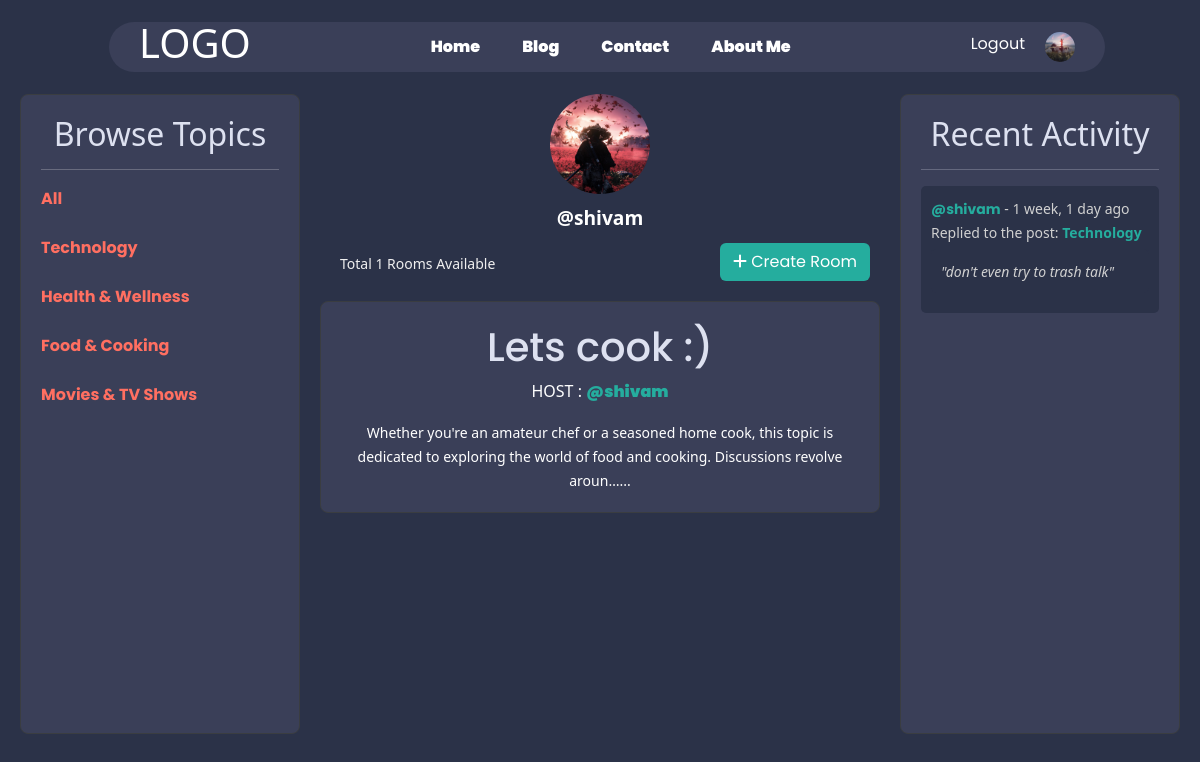
Page /user-profile/2/ on the committed database.
### base/models.py (models this page shows, shortened)
class Topic(models.Model):
    name = models.CharField(max_length=200)
    def __str__(self):
        return str(self.name)

class Room(models.Model):
    host = models.ForeignKey(User, on_delete=models.SET_NULL, null=True) # if the user is deleted, set the host to null
    topic = models.ForeignKey(Topic, on_delete=models.SET_NULL, null=True)
    name = models.CharField(max_length=200)
    participants = models.ManyToManyField(User, related_name='participants', blank=True) # many to many field for participants and related_name='participants' to access the participants of a room
    description = models.TextField(null=True, blank=True)
    updated = models.DateTimeField(auto_now=True)
    created = models.DateTimeField(auto_now_add=True)
    class Meta:
        ordering = ['-updated', '-created']

class Messages(models.Model):
    user = models.ForeignKey(User, on_delete=models.CASCADE)
    room = models.ForeignKey(Room, on_delete=models.CASCADE)
    body = models.TextField()
    updated = models.DateTimeField(auto_now=True)
    created = models.DateTimeField(auto_now_add=True)
    class Meta:
        ordering = ['-updated', '-created']

### base/views.py (the view)
# urls.py: path('user-profile/<str:pk>/', views.userProfile, name="user-profile"),
def userProfile(request, pk):
    user = get_object_or_404(User, pk=pk)
    room = user.room_set.all()
    room_messages = user.messages_set.all() # We used the message_set to get all messages from the user
    topics = Topic.objects.all()
    room_count = room.count()
    context = {"user":user, "rooms":room, "room_messages":room_messages, "topics":topics, "room_count":room_count}
    return render(request, 'base/profile.html', context)

### base/templates/base/profile.html (shortened to what this page needs)
{% extends "main.html" %}
{% load static %}
{% block content %}
<div class="profile-container">
    {% include "base/components/topics_component.html" %}
    <div class="profile-picture">
        <img src="{% static 'images/got1.jpeg' %}" alt="Profile Picture">
        <div class="username">@{{user}}</div>
        {% include "base/components/room_component.html" %}
    </div>
    {% include "base/components/activity_component.html" %}
</div>
{% endblock %}

### base/templates/base/components/topics_component.html (shortened to what this page needs)
<div class="browseTopics">
    <h2>Browse Topics</h2>
    <hr>
    <div>
        <a href="{% url 'roomDisplay' %}">All</a><br><br>
    </div>
    {% for topic in topics %}
    <div>
        <a href="{% url 'roomDisplay' %}?q={{ topic.name }}">{{ topic.name }}</a><br><br>
    </div>
    {% endfor %}
</div>

### base/templates/base/components/room_component.html (shortened to what this page needs)
<div class="room-main-container">
    <div class="tab-above" style="display: flex; justify-content: space-between; margin: 10px;">
        <small style="margin: 10px; color: #f0f0f0;">Total {{ room_count }} Rooms Available</small><br><br>
        <a href="{% url 'create-room' %}" style="text-decoration: none; color: white;">
            <button class="btn " style="background-color: var(--accent-color);color:white;"><i class="fas fa-plus"></i> Create Room</button>
        </a>
    </div>
    <div class="room-container">
        {% for room in rooms %}
        <div class="rooms">
            <h1><a href="{% url 'room' room.id %}">{{ room.name }}</a></h1>
            <p>HOST : <a href="{% url 'user-profile' room.host.id %}">@{{ room.host }}</a></p>
            <small>{{ room.description|truncatechars:150 }}...</small>
        </div>
        {% endfor %}
    </div>
</div>

### base/templates/base/components/activity_component.html (shortened to what this page needs)
{% block content %}
<div class="recent-activity">
    <h2>Recent Activity</h2>
    <hr>
    {% for message in room_messages %}
    <div>
        <small><a href="{% url 'user-profile' message.user.id %}">@{{ message.user }}</a> - {{ message.created|timesince }} ago</small>
        <br>
        <small>Replied to the post: <strong>{{ message.room.topic }}</strong></small>
        <br>
        <div class="message-body">
            <small>"{{ message.body }}"</small>
        </div>
    </div>
    {% endfor %}
</div>
{% endblock %}

### base/templates/base/components/topics_component.html (style rules this page uses)
.browseTopics { background-color: var( --light-shade ); color: #f0f0f0; padding: 20px; border-radius: 8px; border: 1px solid #3a3d41; height: 80vh; }
.browseTopics h2 { text-align: center; color: #DDE1F0; }
.browseTopics a { color: #FF6F61; font-weight: bold; }

### base/templates/base/components/room_component.html (style rules this page uses)
.room-main-container { height: 80vh; display: flex; flex-direction: column; }
.room-container { overflow-y: auto; flex-grow: 1; height: calc(80vh - 100px); }
.rooms { background-color: var( --light-shade ); padding: 20px; margin-bottom: 20px; border-radius: 8px; border: 1px solid #3a3d41; }
.rooms h1 a { color: #DDE1F0 !important; }
.rooms p a { color: var(--accent-color); font-weight: 900; }
a { text-decoration: none !important; }

### base/templates/base/components/activity_component.html (style rules this page uses)
.recent-activity { background-color: var( --light-shade ); color: #DDE1F0; padding: 20px; border-radius: 8px; border: 1px solid #3a3d41; overflow:scroll; height: 80vh; }
.recent-activity h2 { text-align: center; color: #DDE1F0; }
.recent-activity a { color: var(--accent-color); font-weight: bold; }
.recent-activity div { background-color: var(--base-color); padding: 10px; margin-bottom: 10px; border-radius: 5px; color: #d1d1d1; }
.recent-activity div strong { color: var(--accent-color); }
.message-body { background-color: #24282e; color: #f0f0f0; padding: 10px; border-radius: 5px; margin-top: 5px; font-style: italic; }
a { text-decoration: none !important; }

### rows in the picture
Topic: name "Technology"
Topic: name "Health & Wellness"
Topic: name "Food & Cooking"
Topic: name "Movies & TV Shows"
Room: name "Lets cook :)", host "shivam", description "Whether you're an amateur chef or a seasoned home cook, this topic is dedicated to exploring the world of food and cooking. Discussions revolve aroun…"
Messages: user "shivam", created "1 week, 1 day", room.topic "Technology", body "don't even try to trash talk"

### other values in the picture
{{ user }} "shivam"
{{ room_count }} "1"
